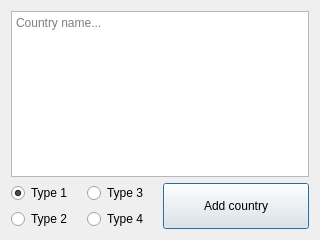
<?xml version="1.0" encoding="UTF-8"?>
<ui version="4.0">
 <class>AddCountryDialog</class>
 <widget class="QDialog" name="AddCountryDialog">
  <property name="geometry">
   <rect>
    <x>0</x>
    <y>0</y>
    <width>320</width>
    <height>240</height>
   </rect>
  </property>
  <property name="windowTitle">
   <string>Add country</string>
  </property>
  <layout class="QVBoxLayout" name="verticalLayout_2">
   <item>
    <layout class="QVBoxLayout" name="verticalLayout">
     <item>
      <widget class="QTextEdit" name="textEdit">
       <property name="placeholderText">
        <string>Country name...</string>
       </property>
      </widget>
     </item>
     <item>
      <layout class="QHBoxLayout" name="horizontalLayout">
       <item>
        <layout class="QGridLayout" name="gridLayout">
         <item row="1" column="0">
          <widget class="QRadioButton" name="twoButton">
           <property name="text">
            <string>Type 2</string>
           </property>
           <attribute name="buttonGroup">
            <string notr="true">buttonGroup</string>
           </attribute>
          </widget>
         </item>
         <item row="0" column="0">
          <widget class="QRadioButton" name="oneButton">
           <property name="text">
            <string>Type 1</string>
           </property>
           <property name="checked">
            <bool>true</bool>
           </property>
           <attribute name="buttonGroup">
            <string notr="true">buttonGroup</string>
           </attribute>
          </widget>
         </item>
         <item row="0" column="1">
          <widget class="QRadioButton" name="threeButton">
           <property name="text">
            <string>Type 3</string>
           </property>
           <attribute name="buttonGroup">
            <string notr="true">buttonGroup</string>
           </attribute>
          </widget>
         </item>
         <item row="1" column="1">
          <widget class="QRadioButton" name="fourButton">
           <property name="text">
            <string>Type 4</string>
           </property>
           <attribute name="buttonGroup">
            <string notr="true">buttonGroup</string>
           </attribute>
          </widget>
         </item>
        </layout>
       </item>
       <item>
        <widget class="QPushButton" name="addRandomButton">
         <property name="sizePolicy">
          <sizepolicy hsizetype="Minimum" vsizetype="Preferred">
           <horstretch>0</horstretch>
           <verstretch>0</verstretch>
          </sizepolicy>
         </property>
         <property name="text">
          <string>Add country</string>
         </property>
        </widget>
       </item>
      </layout>
     </item>
    </layout>
   </item>
  </layout>
 </widget>
 <resources/>
 <connections/>
 <buttongroups>
  <buttongroup name="buttonGroup"/>
 </buttongroups>
</ui>
